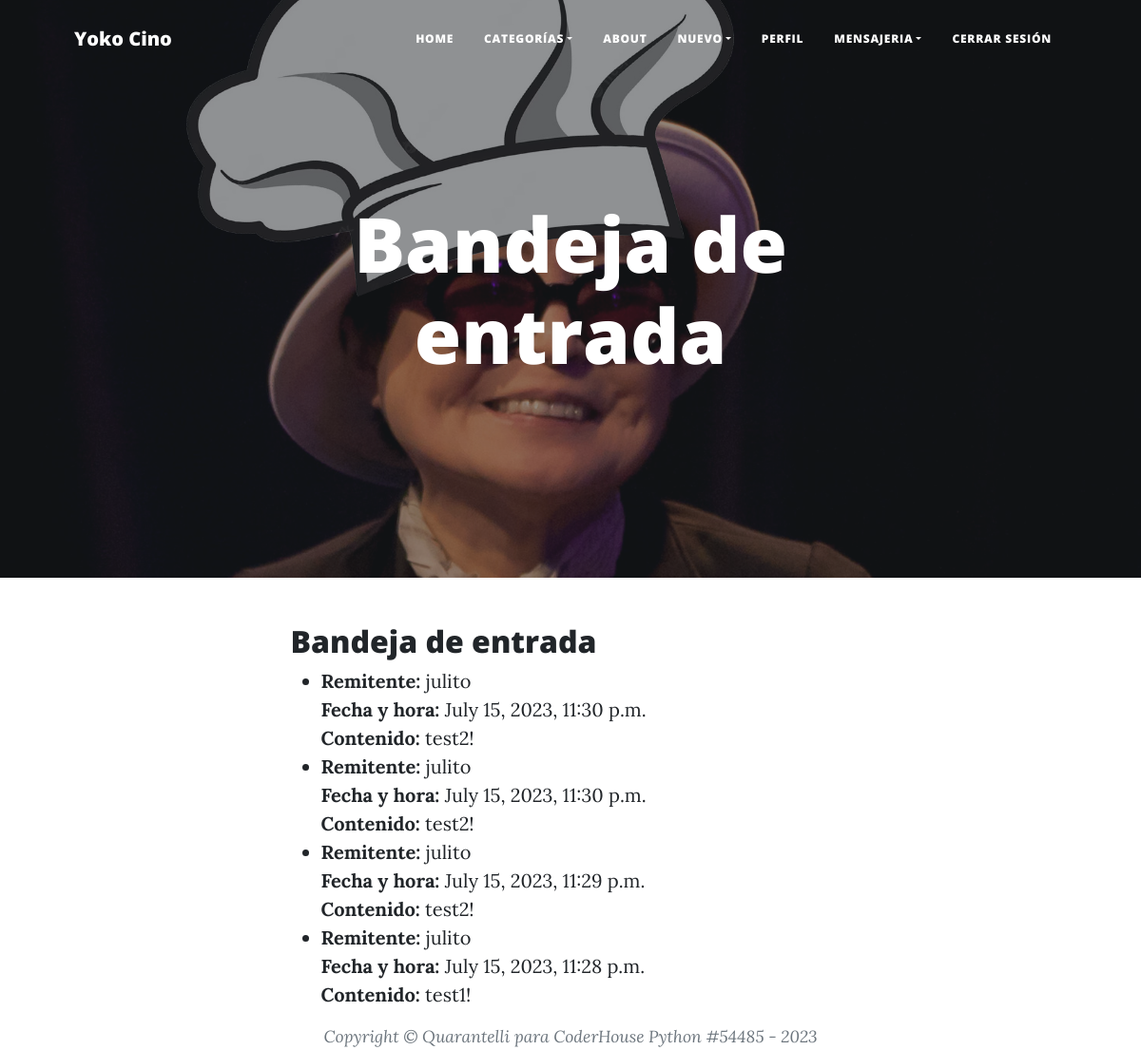
The app's page /Accounts/inbox/ (signed in) with its own data.
### Accounts/models.py (models this page shows)
class Message(models.Model):
    sender = models.ForeignKey(User, related_name='sent_messages', on_delete=models.CASCADE)
    recipient = models.ForeignKey(User, related_name='received_messages', on_delete=models.CASCADE)
    timestamp = models.DateTimeField(auto_now_add=True)
    content = models.TextField()

### Accounts/views.py (the view)
# urls.py: path('inbox/', inbox, name='Inbox'),
@login_required
def inbox(request):
    messages = Message.objects.filter(recipient=request.user).order_by('-timestamp')
    return render(request, 'Accounts/inbox.html', {'messages': messages})

### Accounts/templates/Accounts/inbox.html (shortened to what this page needs)
{% extends 'YokoCino/inicio.html' %}
{% load static %}
{% block main_title %}
    <h1>Bandeja de entrada</h1>
{% endblock main_title %}
{% block main_content %}
<h2>Bandeja de entrada</h2>
    {% if messages %}
        <ul>
        {% for message in messages %}
            <li>
                <strong>Remitente:</strong> {{ message.sender.username }}<br>
                <strong>Fecha y hora:</strong> {{ message.timestamp }}<br>
                <strong>Contenido:</strong> {{ message.content }}
            </li>
        {% endfor %}
        </ul>
    {% else %}
        <p>No hay mensajes en la bandeja de entrada.</p>
    {% endif %}
{% endblock main_content %}

### records on screen
Message: sender.username "julito", timestamp "July 15, 2023, 11:30 p.m.", content "test2!"
Message: sender.username "julito", timestamp "July 15, 2023, 11:30 p.m.", content "test2!"
Message: sender.username "julito", timestamp "July 15, 2023, 11:29 p.m.", content "test2!"
Message: sender.username "julito", timestamp "July 15, 2023, 11:28 p.m.", content "test1!"
